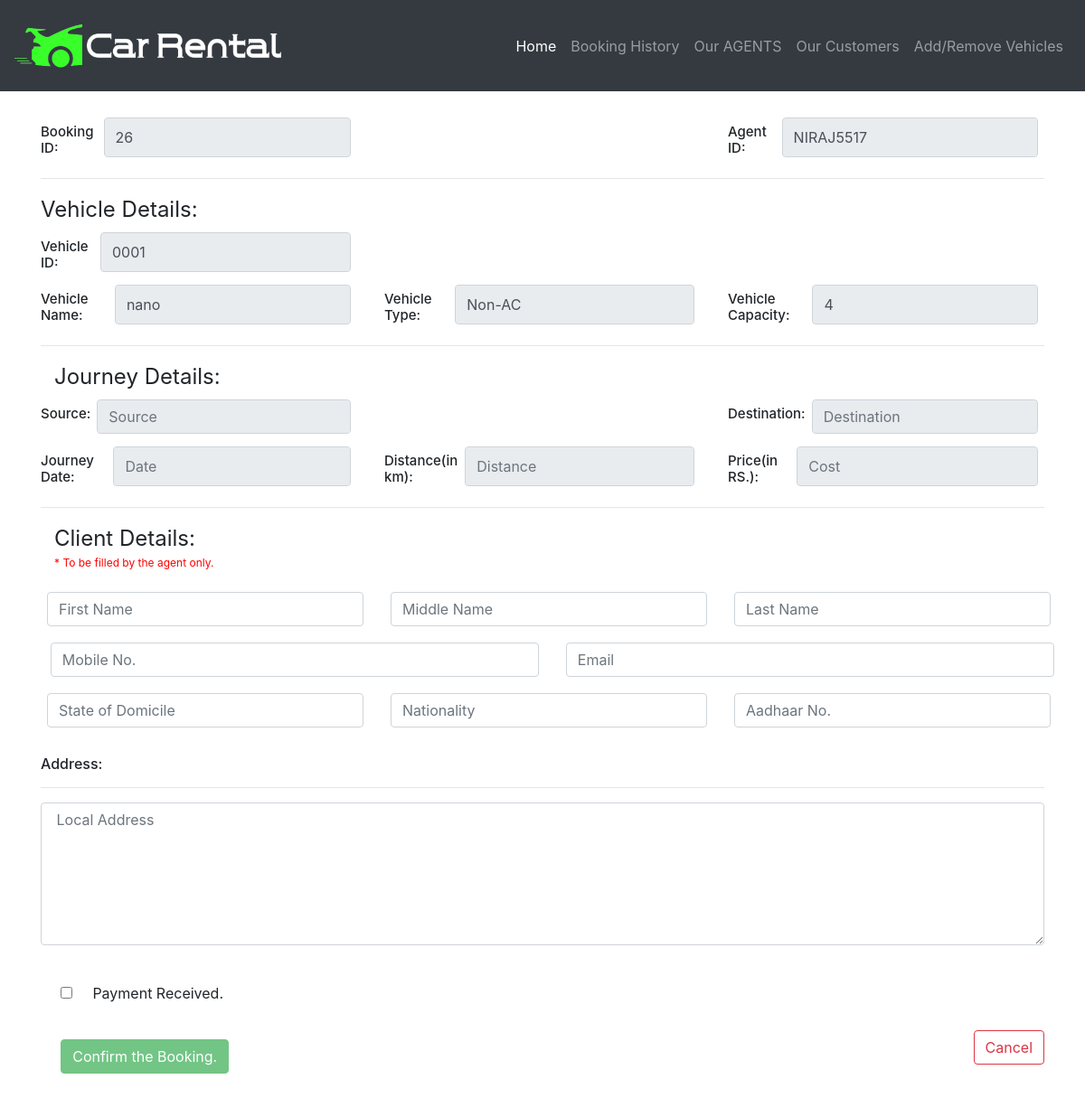
Screenshot of /payment.php?button=1 (signed in) with the database file from the repository.
### tables this page shows
CREATE TABLE `vehicles` (
  `Vehicle_id` varchar(20) NOT NULL,
  `Vehicle_Name` varchar(20) NOT NULL,
  `Type` varchar(20) NOT NULL,
  `Seats` int(2) NOT NULL,
  `City` text NOT NULL,
  `AvailableTime` varchar(30) NOT NULL,
  `img_path` varchar(500) NOT NULL
);

### payment.php (the view, shortened to what this page needs)
<?php
$conn= mysqli_connect('localhost','root','','carrental');
$src=$_SESSION['src'];
$dest=$_SESSION['dest'];
$agentid=$_SESSION['agentid'];
$distance=$_SESSION['dist'];
$vehicleid=$_GET['button'];
$date=$_SESSION['date'];
$cost=$_SESSION['cost'];
$q="select * from vehicles where Vehicle_id='$vehicleid'";
$jk= mysqli_query($conn,$q);
 while($row=mysqli_fetch_array($jk)){
  $Vehicle_Name=$row['Vehicle_Name'];
  $Vehicle_Type=$row['Type'];
  $Vehicle_seats=$row['Seats'];
}
if($Vehicle_Type=='A'){
    $t='Non-AC';
}
else{
    $t='AC';
}
$o="select max(BookingId) as maxx from payment ";
$g= mysqli_query($conn,$o);
 while($row=mysqli_fetch_array($g)){
   $lastid=$row['maxx'];
 }
$lastid=(int)$lastid+1;
?>
 <!DOCTYPE html>
 <html lang="en">
 <head>
     <link rel="stylesheet" href="https://maxcdn.bootstrapcdn.com/bootstrap/4.0.0/css/bootstrap.min.css">
 </head>
 <body>
  <nav class="navbar navbar-expand-lg navbar-dark bg-dark">
        <a class="navbar-brand" href="index.php"><img src="img/carlogo3.png" width="75px"><img src="img/head2.png" width="225px"></a>
        <div class="collapse navbar-collapse" id="navbarNavDropdown">
          <ul class="navbar-nav ml-auto">
            <li class="nav-item  active">
              <a class="nav-link" href="MAIN.php">Home <span class="sr-only">(current)</span></a>
            </li>
            <li class="nav-item">
              <a class="nav-link" href="alljourney.php">Booking History</a>
            </li>
            <li class="nav-item">
              <a class="nav-link" href="ouragents.php" target="_blank">Our AGENTS</a>
            </li>
            <li class="nav-item">
              <a class="nav-link" href="ourclients.php" target="_blank">Our Customers</a>
            </li>
            <li class="nav-item">
              <a class="nav-link" href="adminpanel.php" target="_blank">Add/Remove Vehicles</a>
            </li>
          </ul>
        </div>
      </nav>
     <div class="container">
         <form class="insert" action="confirm.php" method="POST" id="form1" enctype="multipart/form-data" style="margin-top:2%;">
                            <div class="row">
                            <div class="col-md-4"  style="display:flex;"><h6 style="font-size:15px;margin-top:4%;">Booking ID:</h6>
                                <input type="text" class="form-control" name="bookingid" value="<?php echo $lastid; ?>" placeholder="Booking ID" readonly/>
                              </div>
                                <div class="col-md-4">
                                </div>
                                <div class="col-md-4"  style="display:flex;"><h6 style="font-size:15px;margin-top:4%;">Agent ID:</h6>
                                    <input type="text" class="form-control" name="agentid" value="<?php echo $agentid; ?>" placeholder="Agent ID" readonly/>
                                  </div></div>
                                  <hr><div class="row">
                                 <div class="col-md-12" style="font-size:24px!important;">       Vehicle Details: </div>
                                 <div class="col-md-4"  style="display:flex;"><h6 style="font-size:15px;margin-top:4%;">Vehicle ID:</h6>
                                <input type="text" class="form-control" name="vehicleid" value="<?php echo '000'.$vehicleid; ?>" placeholder="Vehicle ID" readonly/>
                              </div>
                                <div class="col-md-4">
                                </div>
                                  <div class="col-md-4">
                                  </div>
                                  <div class="col-md-4"  style="display:flex;"><h6 style="font-size:15px;margin-top:4%;">Vehicle Name:</h6>
                                <input type="text" class="form-control" name="vehiclename" value="<?php echo $Vehicle_Name; ?>" placeholder="Vehicle Name" readonly/>
                              </div>
                              <div class="col-md-4"  style="display:flex;"><h6 style="font-size:15px;margin-top:4%;">Vehicle Type:</h6>
                                <input type="text" class="form-control" name="type" value="<?php echo $t; ?>" placeholder="Type" readonly/>
                                </div>
                                <div class="col-md-4"  style="display:flex;"><h6 style="font-size:15px;margin-top:4%;">Vehicle Capacity:</h6>
                                  <input type="text" class="form-control" name="seats" value="<?php echo $Vehicle_seats; ?>" placeholder="Vehicle Capacity" readonly/>
                                  </div>
                            </div><hr>
                            <div class="col-md-12" style="font-size:24px!important;"> Journey Details:</div>
                            <div class="row">
                              <div class="col-md-4" style="display:flex;">
                               <h6 style="font-size:15px;margin-top:4%;">Source:</h6> <input type="text" class="form-control" name="src" value="<?php echo $src; ?>" placeholder="Source" readonly/>
                              </div>
                                <div class="col-md-4">
                                   </div>
                                  <div class="col-md-4"  style="display:flex;">
                                  <h6 style="font-size:15px;margin-top:4%;">Destination:</h6><input type="text" class="form-control" name="dest" value="<?php echo $dest; ?>" placeholder="Destination" readonly/>
                                  </div>
                                  <div class="col-md-4"  style="display:flex;"><h6 style="font-size:15px;margin-top:4%;">Journey Date:</h6>
                                <input type="text" class="form-control" name="date" value="<?php echo $date; ?>" placeholder="Date" readonly/>
                              </div>
                              <div class="col-md-4"  style="display:flex;"><h6 style="font-size:15px;margin-top:4%;">Distance(in km):</h6>
                                <input type="text" class="form-control" name="dist" value="<?php echo $distance; ?>" placeholder="Distance" readonly/>
                                   </div>
                                   <div class="col-md-4"  style="display:flex;"><h6 style="font-size:15px;margin-top:4%;">Price(in RS.):</h6>
                                  <input type="text" class="form-control" name="cost" value="<?php echo $cost; ?>" placeholder="Cost" readonly/>
                                  </div>
                            </div>
                            <hr>
                            <div class="col-md-12" style="font-size:24px!important;"> Client Details:<p style="font-size:12px;color:red;">* To be filled by the agent only.</p></div>
                            <div class="row">
                              <div class="col-md-4">
                                <input type="text" class="form-control" name="FirstName" value="" placeholder="First Name" required/>
                              </div>
                                <div class="col-md-4">
                                  <input type="text" class="form-control" name="MiddleName" value="" placeholder="Middle Name">
                                </div>
                                  <div class="col-md-4">
                                    <input type="text" class="form-control" name="LastName" value="" placeholder="Last Name" required/>
                                  </div>
                            </div>
                            <div class="row">
                            <div class="col-md-6">
                                    <input type="text" class="form-control" style="width:100%;" name="MobileNo" value="" placeholder="Mobile No." required/>
                                  </div>
                              <div class="col-md-6">
                                <input type="text" class="form-control"  name="Email"
                                placeholder="Email" required/>
                              </div>
                            </div>
                             <div class="row">
                              <div class="col-md-4">
                                <input type="text" class="form-control" name="StateofDomicile" value="" placeholder="State of Domicile" required/>
                              </div>
                                <div class="col-md-4">
                                  <input type="text" class="form-control" name="Nationality" value="" placeholder="Nationality" required/>
                                </div>
                                <div class="col-md-4">
                                <input type="text" class="form-control" name="AadhaarNo"
                                placeholder="Aadhaar No." required/>
                              </div>
                            </div>
                           <br>
                            <h6 class="con">Address:<hr></h6>
                            <div class="row">
                              <div class="col-md-12">
                                <textarea name="localadd" class="form-control" rows="6" cols="55" placeholder=" Local Address" required/></textarea>
                                   <br>
                              </div>
                            </div>
                            <div style="display:flex;">
                            <input type="checkbox" id="checkme"/><p style="margin-top:17px;">Payment Received.</p></div>
                            <input type="submit" class="btn btn-success submit_insert" name="confirm" id="confirm" form="form1" value=" Confirm the Booking. ">
                          </form>
        <a href="MAIN.php"><button style="float:right;margin-top:-70px;" class="btn btn-outline-danger"> Cancel</button></a>
                          </div>
     <footer style="height:100px;"></footer>
 </body>
 </html>

### payment.php (style rules this page uses)
input { margin:2%; }

### rows the page displays
vehicles: vehiclename "nano", type "Non-AC", seats "4"
